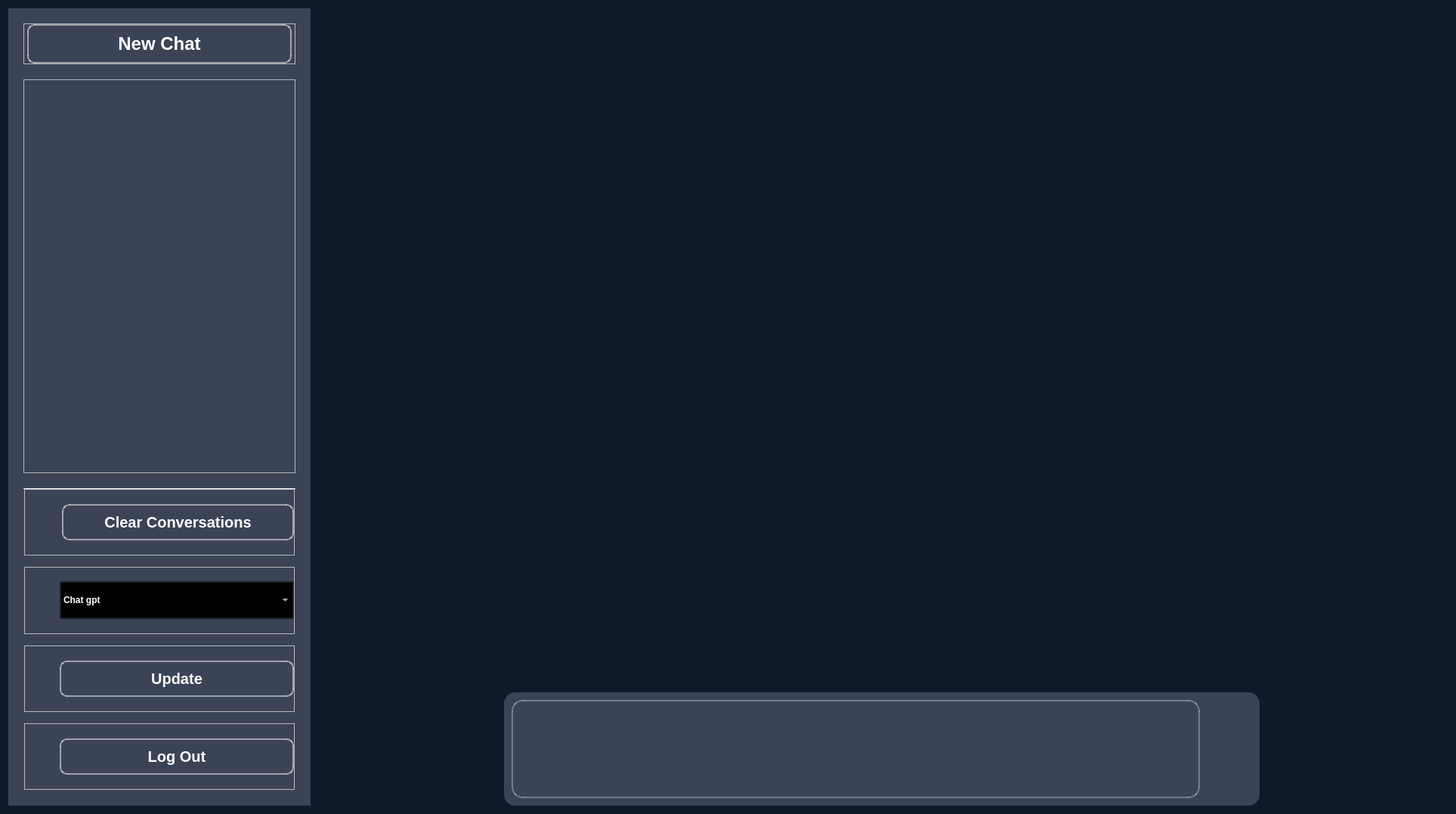
<?xml version="1.0" encoding="UTF-8"?>
<ui version="4.0">
 <class>Form</class>
 <widget class="QWidget" name="Form">
  <property name="geometry">
   <rect>
    <x>0</x>
    <y>0</y>
    <width>1927</width>
    <height>1077</height>
   </rect>
  </property>
  <property name="windowTitle">
   <string>Form</string>
  </property>
  <property name="styleSheet">
   <string notr="true">#Form{
 background-color:#0F192A
}

#widget{
 background:#0F192A
}

#scrollAreaWidgetContents{
 background:#0F192A
}
#input_textEdit{
  border:none;
}

#scrollArea{
    border:none;
}



#input_frame{
  background:#3b4457;
  border-radius: 15px;  /* 设置圆角 */
  border:1px
}

#input_textEdit {
    background: #3b4457;  /* 设置背景颜色 */
    border-radius: 15px;  /* 设置圆角 */
    border: 2px solid rgba(255, 255, 255, 0.3);  /* 设置浅色半透明的边框 */
    color: white;  /* 设置字体颜色为白色 */
    font-family: 'SimSun', sans-serif;  /* 设置字体为宋体 */
    font-size: 28px;  /* 设置字体大小为28px */
}

</string>
  </property>
  <layout class="QHBoxLayout" name="horizontalLayout_5">
   <item>
    <widget class="QWidget" name="widget_2" native="true">
     <property name="maximumSize">
      <size>
       <width>400</width>
       <height>16777215</height>
      </size>
     </property>
     <property name="styleSheet">
      <string notr="true">#widget_2{
	background-color:#3b4457;
}</string>
     </property>
     <layout class="QVBoxLayout" name="verticalLayout_4">
      <property name="spacing">
       <number>20</number>
      </property>
      <property name="leftMargin">
       <number>20</number>
      </property>
      <property name="topMargin">
       <number>20</number>
      </property>
      <property name="rightMargin">
       <number>20</number>
      </property>
      <property name="bottomMargin">
       <number>20</number>
      </property>
      <item>
       <widget class="QFrame" name="craete_new_frame">
        <property name="frameShape">
         <enum>QFrame::StyledPanel</enum>
        </property>
        <property name="frameShadow">
         <enum>QFrame::Raised</enum>
        </property>
        <layout class="QVBoxLayout" name="verticalLayout">
         <property name="leftMargin">
          <number>0</number>
         </property>
         <property name="topMargin">
          <number>0</number>
         </property>
         <property name="rightMargin">
          <number>0</number>
         </property>
         <property name="bottomMargin">
          <number>0</number>
         </property>
         <item alignment="Qt::AlignHCenter|Qt::AlignVCenter">
          <widget class="QPushButton" name="new_chat_pushButton">
           <property name="sizePolicy">
            <sizepolicy hsizetype="Expanding" vsizetype="Fixed">
             <horstretch>0</horstretch>
             <verstretch>0</verstretch>
            </sizepolicy>
           </property>
           <property name="minimumSize">
            <size>
             <width>350</width>
             <height>0</height>
            </size>
           </property>
           <property name="font">
            <font>
             <pointsize>-1</pointsize>
             <weight>75</weight>
             <bold>true</bold>
            </font>
           </property>
           <property name="layoutDirection">
            <enum>Qt::LeftToRight</enum>
           </property>
           <property name="styleSheet">
            <string notr="true">QPushButton {
    background-color: #3b4457;      /* 深蓝色背景 */
    color: white;                    /* 白色文字 */
    border: 2px solid rgba(255, 255, 255, 0.5);  /* 半透明白色边框，边框变细 */
    border-radius: 10px;             /* 圆角效果 */
    padding: 10px 20px;              /* 内边距 */
    font-size: 24px;                 /* 字体大小 */
    font-weight: bold;               /* 加粗字体 */
}

QPushButton:hover {
    background-color: #4A5B73;       /* 悬停时背景变浅，提供对比 */
    border-color: rgba(255, 255, 255, 0.7);  /* 悬停时边框颜色稍微变深，增强效果 */
}

QPushButton:pressed {
    background-color: #2C3E50;       /* 按钮按下时背景变为更深的蓝色，突出按下效果 */
    border-color: rgba(255, 255, 255, 0.7);  /* 按下时边框颜色 */
    box-shadow: 0 2px 5px rgba(0, 0, 0, 0.3);  /* 按下时添加阴影效果，突出按钮被按下的效果 */
}


</string>
           </property>
           <property name="text">
            <string>New Chat</string>
           </property>
           <property name="icon">
            <iconset resource="../../2024-2025电创/代码/目前进度/icons/gpt.qrc">
             <normaloff>:/GPT/add_24dp_FFFFFF.svg</normaloff>:/GPT/add_24dp_FFFFFF.svg</iconset>
           </property>
           <property name="iconSize">
            <size>
             <width>36</width>
             <height>36</height>
            </size>
           </property>
          </widget>
         </item>
        </layout>
       </widget>
      </item>
      <item>
       <widget class="QFrame" name="chat_list_frame">
        <property name="frameShape">
         <enum>QFrame::StyledPanel</enum>
        </property>
        <property name="frameShadow">
         <enum>QFrame::Raised</enum>
        </property>
        <layout class="QVBoxLayout" name="verticalLayout_2">
         <property name="leftMargin">
          <number>5</number>
         </property>
         <property name="topMargin">
          <number>0</number>
         </property>
         <property name="rightMargin">
          <number>5</number>
         </property>
         <property name="bottomMargin">
          <number>0</number>
         </property>
         <item>
          <widget class="QListView" name="chat_list">
           <property name="styleSheet">
            <string notr="true">#chat_list{
	background-color:#3b4457;
	border:none;
}</string>
           </property>
          </widget>
         </item>
        </layout>
       </widget>
      </item>
      <item>
       <widget class="QFrame" name="menu_frame">
        <property name="minimumSize">
         <size>
          <width>0</width>
          <height>400</height>
         </size>
        </property>
        <property name="styleSheet">
         <string notr="true">#menu_frame{
	border-top:0.5px solid #ffffff;
}</string>
        </property>
        <property name="frameShape">
         <enum>QFrame::StyledPanel</enum>
        </property>
        <property name="frameShadow">
         <enum>QFrame::Raised</enum>
        </property>
        <layout class="QVBoxLayout" name="verticalLayout_3">
         <property name="spacing">
          <number>15</number>
         </property>
         <property name="leftMargin">
          <number>0</number>
         </property>
         <property name="topMargin">
          <number>0</number>
         </property>
         <property name="rightMargin">
          <number>0</number>
         </property>
         <property name="bottomMargin">
          <number>0</number>
         </property>
         <item>
          <widget class="QFrame" name="frame">
           <property name="styleSheet">
            <string notr="true">#frame{
	border_top:1px solid #ffffff;
}</string>
           </property>
           <property name="frameShape">
            <enum>QFrame::StyledPanel</enum>
           </property>
           <property name="frameShadow">
            <enum>QFrame::Raised</enum>
           </property>
           <layout class="QHBoxLayout" name="horizontalLayout">
            <property name="spacing">
             <number>9</number>
            </property>
            <property name="leftMargin">
             <number>0</number>
            </property>
            <property name="topMargin">
             <number>0</number>
            </property>
            <property name="rightMargin">
             <number>0</number>
            </property>
            <property name="bottomMargin">
             <number>0</number>
            </property>
            <item>
             <widget class="QLabel" name="label">
              <property name="maximumSize">
               <size>
                <width>40</width>
                <height>40</height>
               </size>
              </property>
              <property name="font">
               <font>
                <family>Arial</family>
                <pointsize>11</pointsize>
                <weight>50</weight>
                <bold>false</bold>
               </font>
              </property>
              <property name="styleSheet">
               <string notr="true"/>
              </property>
              <property name="lineWidth">
               <number>0</number>
              </property>
              <property name="text">
               <string/>
              </property>
              <property name="textFormat">
               <enum>Qt::RichText</enum>
              </property>
              <property name="pixmap">
               <pixmap resource="../../2024-2025电创/代码/目前进度/icons/gpt.qrc">:/GPT/delete_24dp_FFFFFF.svg</pixmap>
              </property>
              <property name="scaledContents">
               <bool>true</bool>
              </property>
              <property name="alignment">
               <set>Qt::AlignCenter</set>
              </property>
              <property name="wordWrap">
               <bool>false</bool>
              </property>
              <property name="margin">
               <number>0</number>
              </property>
              <property name="indent">
               <number>-1</number>
              </property>
             </widget>
            </item>
            <item>
             <widget class="QPushButton" name="pushButton">
              <property name="font">
               <font>
                <pointsize>-1</pointsize>
                <weight>75</weight>
                <bold>true</bold>
               </font>
              </property>
              <property name="styleSheet">
               <string notr="true">QPushButton {
    background-color: #3b4457;      /* 深蓝色背景 */
    color: white;                    /* 白色文字 */
    border: 2px solid rgba(255, 255, 255, 0.5);  /* 半透明白色边框，边框变细 */
    border-radius: 10px;             /* 圆角效果 */
    padding: 10px 20px;              /* 内边距 */
    font-size: 20px;                 /* 字体大小 */
    font-weight: bold;               /* 加粗字体 */
}

QPushButton:hover {
    background-color: #4A5B73;       /* 悬停时背景变浅，提供对比 */
    border-color: rgba(255, 255, 255, 0.7);  /* 悬停时边框颜色稍微变深，增强效果 */
}

QPushButton:pressed {
    background-color: #2C3E50;       /* 按钮按下时背景变为更深的蓝色，突出按下效果 */
    border-color: rgba(255, 255, 255, 0.7);  /* 按下时边框颜色 */
    box-shadow: 0 2px 5px rgba(0, 0, 0, 0.3);  /* 按下时添加阴影效果，突出按钮被按下的效果 */
}</string>
              </property>
              <property name="text">
               <string>Clear Conversations</string>
              </property>
             </widget>
            </item>
           </layout>
          </widget>
         </item>
         <item>
          <widget class="QFrame" name="frame_2">
           <property name="frameShape">
            <enum>QFrame::StyledPanel</enum>
           </property>
           <property name="frameShadow">
            <enum>QFrame::Raised</enum>
           </property>
           <layout class="QHBoxLayout" name="horizontalLayout_2">
            <property name="leftMargin">
             <number>0</number>
            </property>
            <property name="topMargin">
             <number>0</number>
            </property>
            <property name="rightMargin">
             <number>0</number>
            </property>
            <property name="bottomMargin">
             <number>0</number>
            </property>
            <item>
             <widget class="QLabel" name="label_2">
              <property name="maximumSize">
               <size>
                <width>40</width>
                <height>40</height>
               </size>
              </property>
              <property name="text">
               <string/>
              </property>
              <property name="pixmap">
               <pixmap resource="../../2024-2025电创/代码/目前进度/icons/gpt.qrc">:/GPT/smart_toy_24dp_FFFFFF.svg</pixmap>
              </property>
              <property name="scaledContents">
               <bool>true</bool>
              </property>
              <property name="alignment">
               <set>Qt::AlignCenter</set>
              </property>
             </widget>
            </item>
            <item>
             <widget class="QComboBox" name="comboBox">
              <property name="minimumSize">
               <size>
                <width>0</width>
                <height>50</height>
               </size>
              </property>
              <property name="font">
               <font>
                <weight>75</weight>
                <bold>true</bold>
               </font>
              </property>
              <property name="styleSheet">
               <string notr="true">QComboBox {
    background: transparent;
    font-weight: bold;
    color: white;
}
</string>
              </property>
              <item>
               <property name="text">
                <string>Chat gpt</string>
               </property>
              </item>
              <item>
               <property name="text">
                <string>文心一言</string>
               </property>
              </item>
              <item>
               <property name="text">
                <string>智谱清言</string>
               </property>
              </item>
             </widget>
            </item>
           </layout>
          </widget>
         </item>
         <item>
          <widget class="QFrame" name="frame_4">
           <property name="frameShape">
            <enum>QFrame::StyledPanel</enum>
           </property>
           <property name="frameShadow">
            <enum>QFrame::Raised</enum>
           </property>
           <layout class="QHBoxLayout" name="horizontalLayout_3">
            <property name="leftMargin">
             <number>0</number>
            </property>
            <property name="topMargin">
             <number>0</number>
            </property>
            <property name="rightMargin">
             <number>0</number>
            </property>
            <property name="bottomMargin">
             <number>0</number>
            </property>
            <item>
             <widget class="QLabel" name="label_3">
              <property name="maximumSize">
               <size>
                <width>40</width>
                <height>40</height>
               </size>
              </property>
              <property name="font">
               <font>
                <family>Arial</family>
                <pointsize>22</pointsize>
               </font>
              </property>
              <property name="text">
               <string/>
              </property>
              <property name="pixmap">
               <pixmap resource="../../2024-2025电创/代码/目前进度/icons/gpt.qrc">:/GPT/language_24dp_FFFFFF_FILL0_wght400_GRAD0_opsz24.svg</pixmap>
              </property>
              <property name="scaledContents">
               <bool>true</bool>
              </property>
             </widget>
            </item>
            <item>
             <widget class="QPushButton" name="pushButton_3">
              <property name="font">
               <font>
                <pointsize>-1</pointsize>
                <weight>75</weight>
                <bold>true</bold>
               </font>
              </property>
              <property name="styleSheet">
               <string notr="true">QPushButton {
    background-color: #3b4457;      /* 深蓝色背景 */
    color: white;                    /* 白色文字 */
    border: 2px solid rgba(255, 255, 255, 0.5);  /* 半透明白色边框，边框变细 */
    border-radius: 10px;             /* 圆角效果 */
    padding: 10px 20px;              /* 内边距 */
    font-size: 20px;                 /* 字体大小 */
    font-weight: bold;               /* 加粗字体 */
}

QPushButton:hover {
    background-color: #4A5B73;       /* 悬停时背景变浅，提供对比 */
    border-color: rgba(255, 255, 255, 0.7);  /* 悬停时边框颜色稍微变深，增强效果 */
}

QPushButton:pressed {
    background-color: #2C3E50;       /* 按钮按下时背景变为更深的蓝色，突出按下效果 */
    border-color: rgba(255, 255, 255, 0.7);  /* 按下时边框颜色 */
    box-shadow: 0 2px 5px rgba(0, 0, 0, 0.3);  /* 按下时添加阴影效果，突出按钮被按下的效果 */
}</string>
              </property>
              <property name="text">
               <string>Update</string>
              </property>
             </widget>
            </item>
           </layout>
          </widget>
         </item>
         <item>
          <widget class="QFrame" name="frame_5">
           <property name="frameShape">
            <enum>QFrame::StyledPanel</enum>
           </property>
           <property name="frameShadow">
            <enum>QFrame::Raised</enum>
           </property>
           <layout class="QHBoxLayout" name="horizontalLayout_4">
            <property name="leftMargin">
             <number>0</number>
            </property>
            <property name="topMargin">
             <number>0</number>
            </property>
            <property name="rightMargin">
             <number>0</number>
            </property>
            <property name="bottomMargin">
             <number>0</number>
            </property>
            <item>
             <widget class="QLabel" name="label_4">
              <property name="maximumSize">
               <size>
                <width>40</width>
                <height>40</height>
               </size>
              </property>
              <property name="text">
               <string/>
              </property>
              <property name="pixmap">
               <pixmap resource="../../2024-2025电创/代码/目前进度/icons/gpt.qrc">:/GPT/logout_24dp_FFFFFF.svg</pixmap>
              </property>
              <property name="scaledContents">
               <bool>true</bool>
              </property>
             </widget>
            </item>
            <item>
             <widget class="QPushButton" name="pushButton_4">
              <property name="font">
               <font>
                <pointsize>-1</pointsize>
                <weight>75</weight>
                <bold>true</bold>
               </font>
              </property>
              <property name="styleSheet">
               <string notr="true">QPushButton {
    background-color: #3b4457;      /* 深蓝色背景 */
    color: white;                    /* 白色文字 */
    border: 2px solid rgba(255, 255, 255, 0.5);  /* 半透明白色边框，边框变细 */
    border-radius: 10px;             /* 圆角效果 */
    padding: 10px 20px;              /* 内边距 */
    font-size: 20px;                 /* 字体大小 */
    font-weight: bold;               /* 加粗字体 */
}

QPushButton:hover {
    background-color: #4A5B73;       /* 悬停时背景变浅，提供对比 */
    border-color: rgba(255, 255, 255, 0.7);  /* 悬停时边框颜色稍微变深，增强效果 */
}

QPushButton:pressed {
    background-color: #2C3E50;       /* 按钮按下时背景变为更深的蓝色，突出按下效果 */
    border-color: rgba(255, 255, 255, 0.7);  /* 按下时边框颜色 */
    box-shadow: 0 2px 5px rgba(0, 0, 0, 0.3);  /* 按下时添加阴影效果，突出按钮被按下的效果 */
}</string>
              </property>
              <property name="text">
               <string>Log Out</string>
              </property>
             </widget>
            </item>
           </layout>
          </widget>
         </item>
        </layout>
       </widget>
      </item>
     </layout>
    </widget>
   </item>
   <item>
    <widget class="QWidget" name="widget" native="true">
     <property name="minimumSize">
      <size>
       <width>0</width>
       <height>100</height>
      </size>
     </property>
     <property name="styleSheet">
      <string notr="true"/>
     </property>
     <layout class="QGridLayout" name="gridLayout_4">
      <property name="leftMargin">
       <number>0</number>
      </property>
      <property name="topMargin">
       <number>0</number>
      </property>
      <property name="rightMargin">
       <number>0</number>
      </property>
      <property name="bottomMargin">
       <number>0</number>
      </property>
      <property name="horizontalSpacing">
       <number>0</number>
      </property>
      <property name="verticalSpacing">
       <number>10</number>
      </property>
      <item row="0" column="0" colspan="3">
       <widget class="QScrollArea" name="scrollArea">
        <property name="styleSheet">
         <string notr="true"> background-color:#0F192A; 

</string>
        </property>
        <property name="widgetResizable">
         <bool>true</bool>
        </property>
        <widget class="QWidget" name="scrollAreaWidgetContents">
         <property name="geometry">
          <rect>
           <x>0</x>
           <y>0</y>
           <width>1492</width>
           <height>891</height>
          </rect>
         </property>
         <layout class="QGridLayout" name="gridLayout_2">
          <item row="0" column="0">
           <spacer name="verticalSpacer_2">
            <property name="orientation">
             <enum>Qt::Vertical</enum>
            </property>
            <property name="sizeHint" stdset="0">
             <size>
              <width>20</width>
              <height>685</height>
             </size>
            </property>
           </spacer>
          </item>
         </layout>
        </widget>
       </widget>
      </item>
      <item row="1" column="2">
       <spacer name="horizontalSpacer_2">
        <property name="orientation">
         <enum>Qt::Horizontal</enum>
        </property>
        <property name="sizeHint" stdset="0">
         <size>
          <width>86</width>
          <height>20</height>
         </size>
        </property>
       </spacer>
      </item>
      <item row="1" column="0">
       <spacer name="horizontalSpacer">
        <property name="orientation">
         <enum>Qt::Horizontal</enum>
        </property>
        <property name="sizeHint" stdset="0">
         <size>
          <width>87</width>
          <height>20</height>
         </size>
        </property>
       </spacer>
      </item>
      <item row="1" column="1">
       <widget class="QFrame" name="input_frame">
        <property name="sizePolicy">
         <sizepolicy hsizetype="Minimum" vsizetype="Fixed">
          <horstretch>0</horstretch>
          <verstretch>0</verstretch>
         </sizepolicy>
        </property>
        <property name="minimumSize">
         <size>
          <width>1000</width>
          <height>10</height>
         </size>
        </property>
        <property name="maximumSize">
         <size>
          <width>900</width>
          <height>150</height>
         </size>
        </property>
        <property name="styleSheet">
         <string notr="true"/>
        </property>
        <property name="frameShape">
         <enum>QFrame::StyledPanel</enum>
        </property>
        <property name="frameShadow">
         <enum>QFrame::Raised</enum>
        </property>
        <layout class="QGridLayout" name="gridLayout">
         <property name="leftMargin">
          <number>10</number>
         </property>
         <property name="topMargin">
          <number>10</number>
         </property>
         <property name="rightMargin">
          <number>5</number>
         </property>
         <property name="bottomMargin">
          <number>10</number>
         </property>
         <property name="spacing">
          <number>0</number>
         </property>
         <item row="1" column="1">
          <widget class="QPushButton" name="input_Button">
           <property name="enabled">
            <bool>true</bool>
           </property>
           <property name="autoFillBackground">
            <bool>false</bool>
           </property>
           <property name="styleSheet">
            <string notr="true">#input_Button{
    padding: 10px 20px;  /* 设置按钮内边距，增加按钮的大小 */
}

#input_Button:hover {
    background-color: #5A9BFB;  /* 鼠标悬停时，按钮背景色变为柔和的亮蓝色 */
    transform: scale(1.05);  /* 悬停时按钮稍微放大 */
    border: 2px solid #4C8BF5;  /* 加上边框，增强悬停效果 */
 	border-radius: 15px;  /* 设置圆角 */
}

#input_Button:pressed {
    background-color: #3E6CC4;  /* 按钮被按下时背景色变为较暗的蓝色 */
    transform: scale(0.95);  /* 按钮按下时稍微缩小 */
    border: 2px solid #2D5B9C;  /* 按钮按下时添加较暗的边框颜色 */ 
    border-radius: 15px;  /* 设置圆角 */
}</string>
           </property>
           <property name="text">
            <string/>
           </property>
           <property name="icon">
            <iconset resource="../../2024-2025电创/代码/目前进度/icons/gpt.qrc">
             <normaloff>:/GPT/input_circle_24dp_FFFFFF_FILL0_wght400_GRAD0_opsz24.svg</normaloff>:/GPT/input_circle_24dp_FFFFFF_FILL0_wght400_GRAD0_opsz24.svg</iconset>
           </property>
           <property name="checkable">
            <bool>false</bool>
           </property>
           <property name="checked">
            <bool>false</bool>
           </property>
           <property name="autoRepeat">
            <bool>false</bool>
           </property>
           <property name="autoExclusive">
            <bool>false</bool>
           </property>
           <property name="autoDefault">
            <bool>true</bool>
           </property>
           <property name="default">
            <bool>true</bool>
           </property>
           <property name="flat">
            <bool>true</bool>
           </property>
          </widget>
         </item>
         <item row="0" column="1">
          <spacer name="verticalSpacer">
           <property name="orientation">
            <enum>Qt::Vertical</enum>
           </property>
           <property name="sizeHint" stdset="0">
            <size>
             <width>20</width>
             <height>97</height>
            </size>
           </property>
          </spacer>
         </item>
         <item row="0" column="0" rowspan="2">
          <widget class="QTextEdit" name="input_textEdit"/>
         </item>
        </layout>
       </widget>
      </item>
     </layout>
    </widget>
   </item>
  </layout>
 </widget>
 <resources>
  <include location="../../2024-2025电创/代码/目前进度/icons/gpt.qrc"/>
  <include location="../../2024-2025电创/代码/目前进度/icons/gpt.qrc"/>
 </resources>
 <connections/>
</ui>
